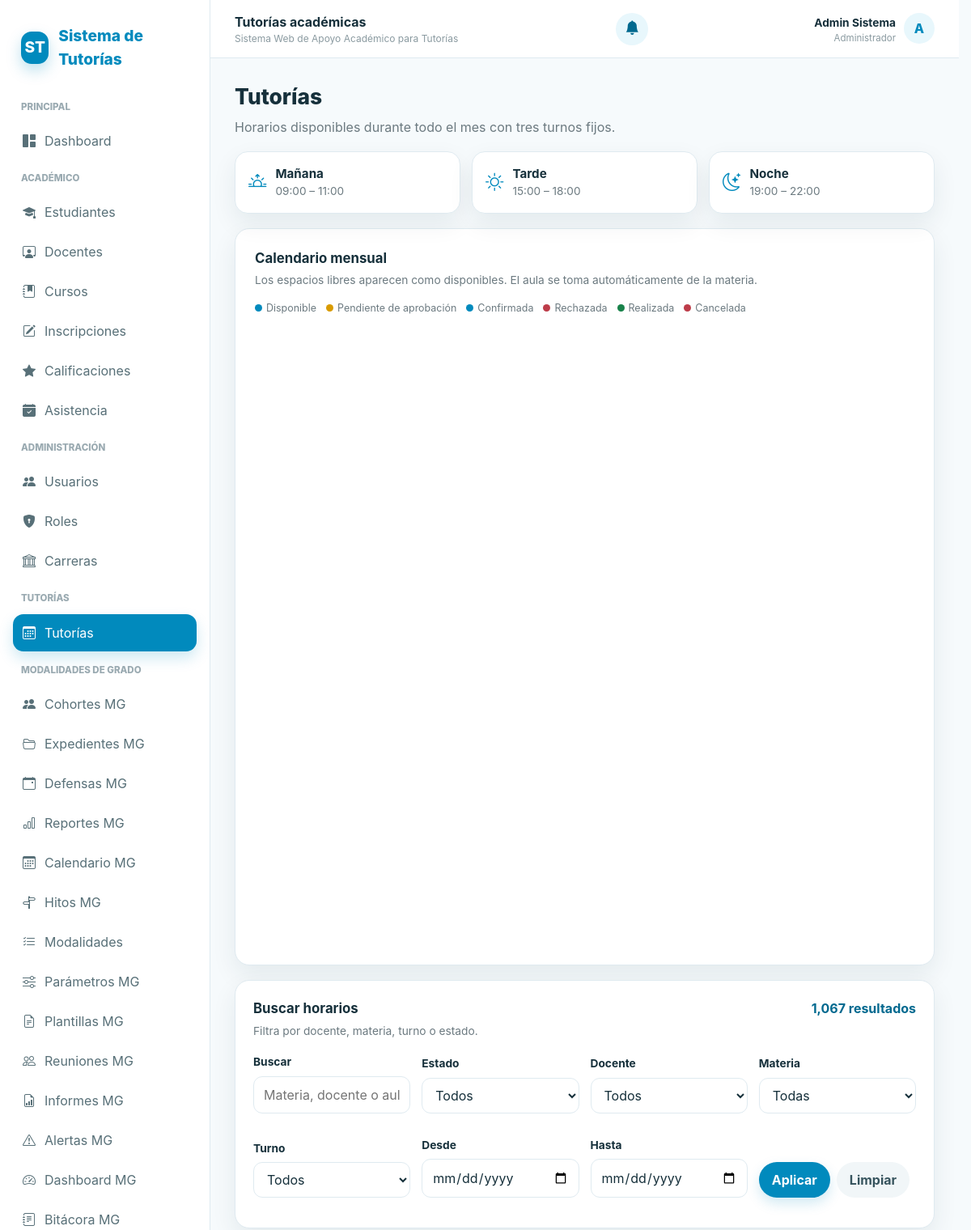
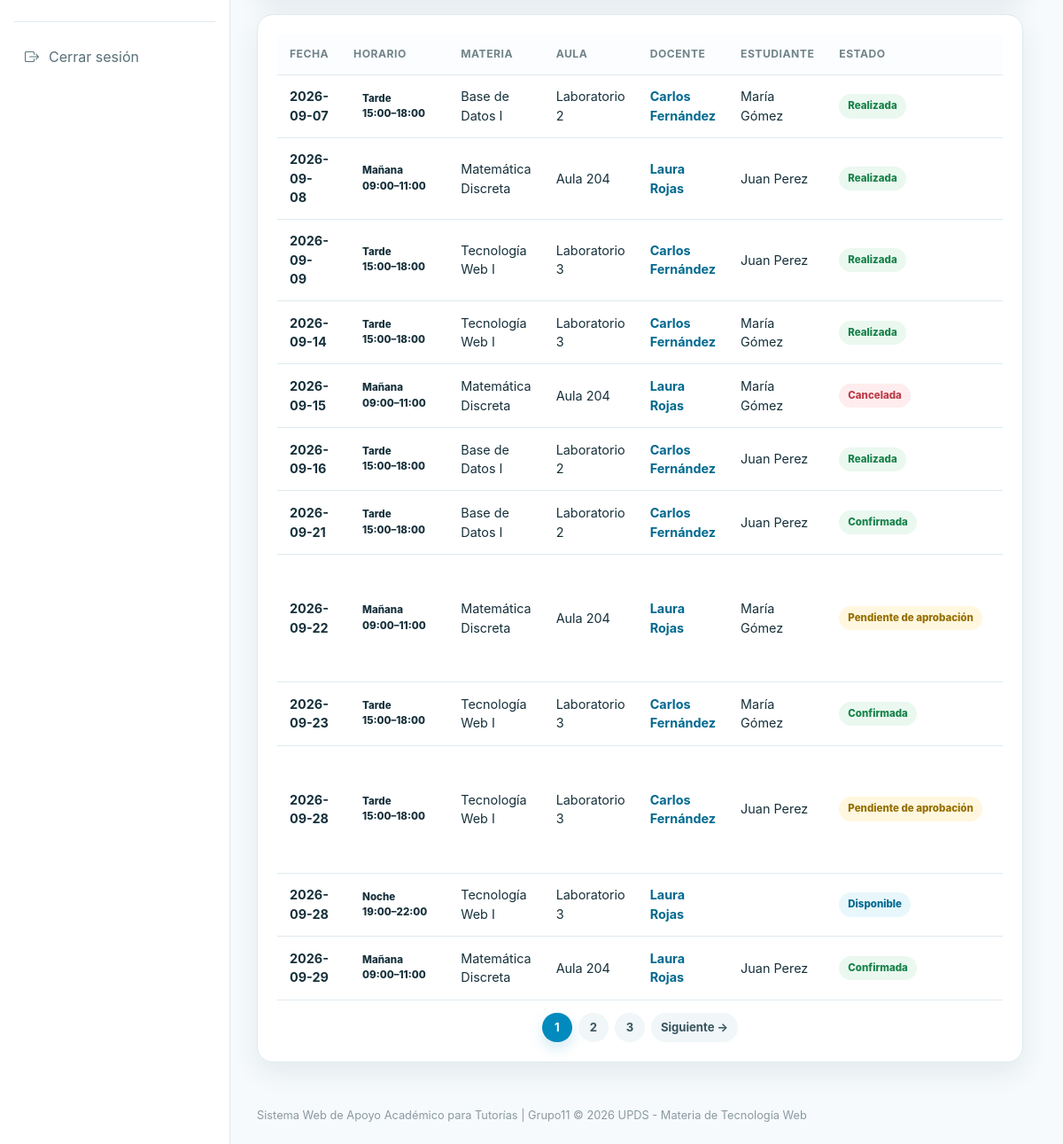
The app's page /controllers/tutorias.php (signed in) with its own data (2 pictures, top to bottom).
### tables this page shows
CREATE TABLE tutorias (
    id_tutoria INT AUTO_INCREMENT PRIMARY KEY,
    id_estudiante INT NULL,
    id_tutor INT NOT NULL,
    id_materia INT NOT NULL,
    fecha DATE NOT NULL,
    hora_inicio TIME NOT NULL,
    hora_fin TIME NOT NULL,
    modalidad ENUM('presencial', 'virtual') NOT NULL DEFAULT 'presencial',
    lugar_o_enlace VARCHAR(200) NULL,
    estado ENUM('disponible', 'pendiente', 'confirmada', 'rechazada', 'realizada', 'cancelada') NOT NULL DEFAULT 'disponible',
    turno_horario ENUM('manana', 'tarde', 'noche') NOT NULL DEFAULT 'manana',
     
    fecha_limite_notas DATE NULL,
    observaciones TEXT NULL,
    fecha_solicitud DATETIME DEFAULT CURRENT_TIMESTAMP,
    FOREIGN KEY (id_estudiante) REFERENCES estudiantes(id_estudiante) ON DELETE CASCADE,
    FOREIGN KEY (id_tutor) REFERENCES tutores(id_tutor) ON DELETE CASCADE,
    FOREIGN KEY (id_materia) REFERENCES materias(id_materia) ON DELETE CASCADE,
    INDEX idx_tutorias_fecha (fecha),
    INDEX idx_tutorias_tutor_fecha (id_tutor, fecha),
    INDEX idx_tutorias_estudiante_fecha (id_estudiante, fecha),
    INDEX idx_tutorias_estado (estado)
);

CREATE TABLE materias (
    id_materia INT AUTO_INCREMENT PRIMARY KEY,
    nombre_materia VARCHAR(150) NOT NULL,
    id_carrera INT NULL,
    id_curso INT NULL,
    aula VARCHAR(100) NOT NULL DEFAULT 'Aula 101',
    FOREIGN KEY (id_carrera) REFERENCES carreras(id_carrera) ON DELETE SET NULL,
    FOREIGN KEY (id_curso) REFERENCES cursos(id_curso) ON DELETE SET NULL
);

### controllers/tutorias.php (called while the page is built, shortened)
<?php
require_once __DIR__ . '/../config/conexion.php';
require_once __DIR__ . '/../includes/seguridad.php';
require_once __DIR__ . '/../models/TutoriaModel.php';
$model = new TutoriaModel($pdo);
$rol = user_role();
$idUsuario = (int)$_SESSION['id_usuario'];
$accion = $_GET['accion'] ?? 'listar';
$perPagina = 12;
$pagina = max(1, (int)($_GET['pagina'] ?? 1));
$filtros = [
    'q' => trim($_GET['q'] ?? ''),
    'estado' => $_GET['estado'] ?? '',
    'id_tutor' => (int)($_GET['id_tutor'] ?? 0),
    'id_materia' => (int)($_GET['id_materia'] ?? 0),
    'turno_horario' => $_GET['turno_horario'] ?? '',
    'fecha_desde' => $_GET['fecha_desde'] ?? '',
    'fecha_hasta' => $_GET['fecha_hasta'] ?? '',
];
$permitidosEstado=['disponible','pendiente','confirmada','rechazada','realizada','cancelada'];
if(!in_array($filtros['estado'],$permitidosEstado,true)) $filtros['estado']='';
if(!isset(TutoriaModel::horariosFijos()[$filtros['turno_horario']])) $filtros['turno_horario']='';
$resultado=$model->obtenerListado($filtros,$pagina,$perPagina,$rol,$idUsuario);
$horarios=TutoriaModel::horariosFijos();
$estados=[
    'disponible'=>'Disponible','pendiente'=>'Pendiente de aprobación','confirmada'=>'Confirmada','rechazada'=>'Rechazada','realizada'=>'Realizada','cancelada'=>'Cancelada'
];
require __DIR__ . '/../views/tutorias/index.php';

### includes/seguridad.php (called while the page is built, shortened)
<?php
function e($v): string { return htmlspecialchars((string) $v, ENT_QUOTES, 'UTF-8'); }
function user_role(): string { return $_SESSION['rol'] ?? ''; }

### models/TutoriaModel.php (called while the page is built, shortened)
<?php
class TutoriaModel
{
    private PDO $pdo;
    public function __construct(PDO $pdo) { $this->pdo = $pdo; }
    public static function horariosFijos(): array { return self::HORARIOS; }
    public function obtenerListado(array $filtros, int $pagina, int $porPagina, string $rol, int $idUsuario): array
    {
        $where = ['1=1']; $params = [];
        $this->agregarAlcance($where, $params, $rol, $idUsuario);
        $whereSql = implode(' AND ', $where);
        $countSql = "SELECT COUNT(*) FROM tutorias t
            JOIN tutores tr ON tr.id_tutor=t.id_tutor
            JOIN profesores p ON p.id_profesor=tr.id_profesor
            JOIN usuarios up ON up.id_usuario=p.id_usuario
            JOIN materias m ON m.id_materia=t.id_materia
            LEFT JOIN estudiantes e ON e.id_estudiante=t.id_estudiante
            LEFT JOIN usuarios ue ON ue.id_usuario=e.id_usuario
            WHERE {$whereSql}";
        $stmt = $this->pdo->prepare($countSql); $stmt->execute($params); $total = (int)$stmt->fetchColumn();
        $offset = max(0, ($pagina - 1) * $porPagina); $limit = max(1, min(100, $porPagina));
        $sql = "SELECT t.*,
                    COALESCE(t.turno_horario,
                        CASE
                            WHEN t.hora_inicio >= '19:00:00' THEN 'noche'
                            WHEN t.hora_inicio >= '13:00:00' THEN 'tarde'
                            ELSE 'manana'
                        END
                    ) AS turno_horario,
                    CONCAT(up.nombre,' ',up.apellido) docente, up.id_usuario profesor_usuario,
                    CONCAT(COALESCE(ue.nombre,''),' ',COALESCE(ue.apellido,'')) estudiante,
                    ue.id_usuario estudiante_usuario, m.nombre_materia, m.aula,
                    ev.calificacion evaluacion_calificacion, ev.comentario evaluacion_comentario
                FROM tutorias t
                JOIN tutores tr ON tr.id_tutor=t.id_tutor
                JOIN profesores p ON p.id_profesor=tr.id_profesor
                JOIN usuarios up ON up.id_usuario=p.id_usuario
                JOIN materias m ON m.id_materia=t.id_materia
                LEFT JOIN estudiantes e ON e.id_estudiante=t.id_estudiante
                LEFT JOIN usuarios ue ON ue.id_usuario=e.id_usuario
                LEFT JOIN evaluaciones_tutoria ev ON ev.id_tutoria=t.id_tutoria
                WHERE {$whereSql}
                ORDER BY t.fecha ASC, t.hora_inicio ASC, t.id_tutoria ASC
                LIMIT {$limit} OFFSET {$offset}";
        $stmt = $this->pdo->prepare($sql); $stmt->execute($params);
        return ['items'=>$stmt->fetchAll(),'total'=>$total,'pagina'=>$pagina,'porPagina'=>$porPagina,'paginas'=>max(1,(int)ceil($total/$porPagina))];
    }
}

### views/tutorias/index.php (the view, shortened to what this page needs)
<?php
include __DIR__ . '/../layouts/header.php';
$estadoClase = static function (string $estado): string {
    return match ($estado) {
        'confirmada', 'realizada' => 'badge-success',
        'rechazada', 'cancelada' => 'badge-danger',
        'pendiente' => 'badge-warning',
        default => 'badge-primary',
    };
};
$estadoTexto = $estados;
$urlPagina = static function (int $numero) use ($filtros): string {
    $params = array_filter(array_merge($filtros, ['pagina' => $numero]), static fn($v) => $v !== '' && $v !== 0 && $v !== null);
    return '/controllers/tutorias.php?' . http_build_query($params);
};
?>
<?php if ($accion === 'listar'): ?>
    <div class="toolbar">
        <div>
            <h1 class="page-title">Tutorías</h1>
            <p class="subtitle">Horarios disponibles durante todo el mes con tres turnos fijos.</p>
        </div>
    </div>
    <div class="tutoria-schedule-info">
        <div><i class="bi bi-sunrise"></i><strong>Mañana</strong><span>09:00 – 11:00</span></div>
        <div><i class="bi bi-sun"></i><strong>Tarde</strong><span>15:00 – 18:00</span></div>
        <div><i class="bi bi-moon-stars"></i><strong>Noche</strong><span>19:00 – 22:00</span></div>
    </div>
    <div class="card calendar-card">
        <div class="card-body">
            <div class="section-heading">
                <div><h2>Calendario mensual</h2><p>Los espacios libres aparecen como disponibles. El aula se toma automáticamente de la materia.</p></div>
                <div class="calendar-legend">
                    <?php foreach ($estadoTexto as $estado => $texto): ?>
                        <span><i class="legend-dot legend-<?= e($estado) ?>"></i><?= e($texto) ?></span>
                    <?php endforeach; ?>
                </div>
            </div>
            <div id="calendar" data-calendar-url="/controllers/tutorias_api.php" data-can-create="<?= $rol === 'docente' ? '1' : '0' ?>"></div>
        </div>
    </div>
    <div class="card filter-card">
        <div class="card-body">
            <div class="section-heading"><div><h2>Buscar horarios</h2><p>Filtra por docente, materia, turno o estado.</p></div><strong class="result-count"><?= number_format($resultado['total']) ?> resultado<?= $resultado['total'] === 1 ? '' : 's' ?></strong></div>
            <form method="get" class="filter-form">
                <div class="filter-grid">
                    <div class="form-group"><label class="form-label">Buscar</label><input name="q" value="<?= e($filtros['q']) ?>" placeholder="Materia, docente o aula..."></div>
                    <div class="form-group"><label class="form-label">Estado</label><select name="estado"><option value="">Todos</option></select></div>
                    <div class="form-group"><label class="form-label">Docente</label><select name="id_tutor"><option value="">Todos</option></select></div>
                    <div class="form-group"><label class="form-label">Materia</label><select name="id_materia"><option value="">Todas</option></select></div>
                    <div class="form-group"><label class="form-label">Turno</label><select name="turno_horario"><option value="">Todos</option></select></div>
                    <div class="form-group"><label class="form-label">Desde</label><input type="date" name="fecha_desde" value="<?= e($filtros['fecha_desde']) ?>"></div>
                    <div class="form-group"><label class="form-label">Hasta</label><input type="date" name="fecha_hasta" value="<?= e($filtros['fecha_hasta']) ?>"></div>
                    <div class="filter-actions"><button class="btn btn-primary">Aplicar</button><a class="btn btn-light" href="/controllers/tutorias.php">Limpiar</a></div>
                </div>
            </form>
        </div>
    </div>
    <div class="card">
        <div class="card-body">
            <div class="table-wrap">
                <table class="table" id="tabla-tutorias">
                    <thead><tr><th>Fecha</th><th>Horario</th><th>Materia</th><th>Aula</th><th>Docente</th><th>Estudiante</th><th>Estado</th><th>Acciones</th></tr></thead>
                    <tbody>
                    <?php foreach($resultado['items'] as $item): ?>
                        <tr>
                            <td><strong><?= e($item['fecha']) ?></strong></td>
                            <?php
                            $turnoItem = $item['turno_horario'] ?? null;
                            $horarioItem = $turnoItem && isset($horarios[$turnoItem])
                                ? $horarios[$turnoItem]
                                : ['label' => 'Horario', 'inicio' => substr((string)($item['hora_inicio'] ?? ''), 0, 5), 'fin' => substr((string)($item['hora_fin'] ?? ''), 0, 5)];
                            ?>
                            <td><span class="badge badge-light"><?= e($horarioItem['label']) ?><br><?= e($horarioItem['inicio']) ?>–<?= e($horarioItem['fin']) ?></span></td>
                            <td><?= e($item['nombre_materia']) ?></td>
                            <td><?= e($item['aula']) ?></td>
                            <td><a class="link-primary" href="/controllers/tutor_perfil.php?id=<?= (int)$item['id_tutor'] ?>"><?= e($item['docente']) ?></a></td>
                            <td><?= $item['estudiante'] ? e(trim($item['estudiante'])) : '<span class="muted-text">Sin estudiante</span>' ?></td>
                            <td><span class="badge <?= e($estadoClase($item['estado'])) ?>"><?= e($estadoTexto[$item['estado']] ?? ucfirst($item['estado'])) ?></span></td>
                            <td></td>
                        </tr>
                    <?php endforeach; ?>
                    </tbody>
                </table>
            </div>
            <?php if ($resultado['paginas'] > 1): ?><nav class="pagination" aria-label="Paginación"><?php if($resultado['pagina']>1): ?><a class="btn btn-light btn-sm" href="<?= e($urlPagina($resultado['pagina']-1)) ?>">← Anterior</a><?php endif; ?><?php for($n=max(1,$resultado['pagina']-2);$n<=min($resultado['paginas'],$resultado['pagina']+2);$n++): ?><a class="btn <?= $n===$resultado['pagina']?'btn-primary':'btn-light' ?> btn-sm" href="<?= e($urlPagina($n)) ?>"><?= $n ?></a><?php endfor; ?><?php if($resultado['pagina']<$resultado['paginas']): ?><a class="btn btn-light btn-sm" href="<?= e($urlPagina($resultado['pagina']+1)) ?>">Siguiente →</a><?php endif; ?></nav><?php endif; ?>
        </div>
    </div>
<?php endif; ?>
<?php if ($accion === 'listar'): ?>
<link rel="stylesheet" href="https://cdn.jsdelivr.net/npm/fullcalendar@6.1.18/index.global.min.css">
<?php endif; ?>
<?php include __DIR__ . '/../layouts/footer.php'; ?>

### records on screen
tutorias: fecha "2026-09-07", label "Tarde", inicio "15:00", fin "18:00", id_materia.nombre_materia "Base de Datos I", id_materia.aula "Laboratorio 2", docente "Carlos Fernández", estudiante "María Gómez", estado "Realizada"
tutorias: fecha "2026-09-08", label "Mañana", inicio "09:00", fin "11:00", id_materia.nombre_materia "Matemática Discreta", id_materia.aula "Aula 204", docente "Laura Rojas", estudiante "Juan Perez", estado "Realizada"
tutorias: fecha "2026-09-09", label "Tarde", inicio "15:00", fin "18:00", id_materia.nombre_materia "Tecnología Web I", id_materia.aula "Laboratorio 3", docente "Carlos Fernández", estudiante "Juan Perez", estado "Realizada"
tutorias: fecha "2026-09-14", label "Tarde", inicio "15:00", fin "18:00", id_materia.nombre_materia "Tecnología Web I", id_materia.aula "Laboratorio 3", docente "Carlos Fernández", estudiante "María Gómez", estado "Realizada"
tutorias: fecha "2026-09-15", label "Mañana", inicio "09:00", fin "11:00", id_materia.nombre_materia "Matemática Discreta", id_materia.aula "Aula 204", docente "Laura Rojas", estudiante "María Gómez", estado "Cancelada"
tutorias: fecha "2026-09-16", label "Tarde", inicio "15:00", fin "18:00", id_materia.nombre_materia "Base de Datos I", id_materia.aula "Laboratorio 2", docente "Carlos Fernández", estudiante "Juan Perez", estado "Realizada"
tutorias: fecha "2026-09-21", label "Tarde", inicio "15:00", fin "18:00", id_materia.nombre_materia "Base de Datos I", id_materia.aula "Laboratorio 2", docente "Carlos Fernández", estudiante "Juan Perez", estado "Confirmada"
tutorias: fecha "2026-09-22", label "Mañana", inicio "09:00", fin "11:00", id_materia.nombre_materia "Matemática Discreta", id_materia.aula "Aula 204", docente "Laura Rojas", estudiante "María Gómez", estado "Pendiente de aprobación"
tutorias: fecha "2026-09-23", label "Tarde", inicio "15:00", fin "18:00", id_materia.nombre_materia "Tecnología Web I", id_materia.aula "Laboratorio 3", docente "Carlos Fernández", estudiante "María Gómez", estado "Confirmada"
tutorias: fecha "2026-09-28", label "Tarde", inicio "15:00", fin "18:00", id_materia.nombre_materia "Tecnología Web I", id_materia.aula "Laboratorio 3", docente "Carlos Fernández", estudiante "Juan Perez", estado "Pendiente de aprobación"
tutorias: fecha "2026-09-28", label "Noche", inicio "19:00", fin "22:00", id_materia.nombre_materia "Tecnología Web I", id_materia.aula "Laboratorio 3", docente "Laura Rojas", estado "Disponible"
tutorias: fecha "2026-09-29", label "Mañana", inicio "09:00", fin "11:00", id_materia.nombre_materia "Matemática Discreta", id_materia.aula "Aula 204", docente "Laura Rojas", estudiante "Juan Perez", estado "Confirmada"

### other values on screen
$tituloPagina "Tutorías académicas"
$nombreUsuario "Admin Sistema"
$rolVisible "Administrador"
$inicialUsuario "A"
$texto "Disponible"
$texto "Pendiente de aprobación"
$texto "Confirmada"
$texto "Rechazada"
$texto "Realizada"
$texto "Cancelada"
$resultado['total'] "1,067"
